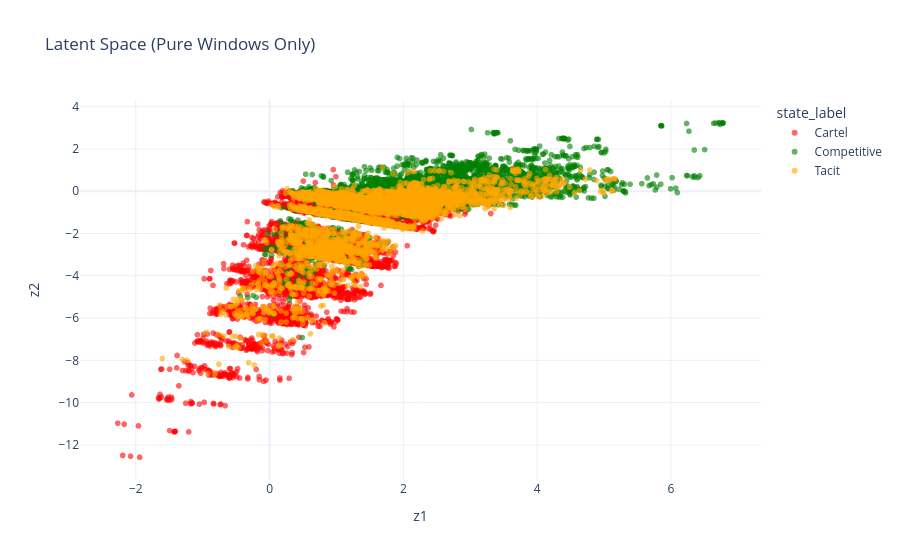

Here is the notebook cell this chart was saved with:
### Code cell
#plotting embedding
# Focus on pure windows only for clarity
pure = validation_df[validation_df["is_pure_80"] == 1].copy()

# Map state labels for readability
state_map = {0: "Competitive", 1: "Tacit", 2: "Cartel"}
pure["state_label"] = pure["state_mode"].map(state_map)

fig = px.scatter(
    pure,
    x="z1",
    y="z2",
    color="state_label",
    color_discrete_map={
        "Competitive": "green",
        "Tacit": "orange",
        "Cartel": "red",
    },
    title="Latent Space (Pure Windows Only)",
    opacity=0.6
)

fig.update_layout(template="plotly_white")
fig.show()

### Figure 1 — Plotly figure (JSON) as saved in the notebook; plotly's stock layout.template omitted (floating-point values rounded to 4 significant figures; data arrays with more than 128 entries replaced by an {"elided": "..."} marker saying what was removed)
{"data": [{"hovertemplate": "state_label=Cartel<br>z1=%{x}<br>z2=%{y}<extra></extra>", "legendgroup": "Cartel", "marker": {"color": "red", "opacity": 0.6, "symbol": "circle"}, "mode": "markers", "name": "Cartel", "showlegend": true, "type": "scattergl", "x": {"elided": "9121 float values"}, "xaxis": "x", "y": {"elided": "9121 float values"}, "yaxis": "y"}, {"hovertemplate": "state_label=Competitive<br>z1=%{x}<br>z2=%{y}<extra></extra>", "legendgroup": "Competitive", "marker": {"color": "green", "opacity": 0.6, "symbol": "circle"}, "mode": "markers", "name": "Competitive", "showlegend": true, "type": "scattergl", "x": {"elided": "5508 float values"}, "xaxis": "x", "y": {"elided": "5508 float values"}, "yaxis": "y"}, {"hovertemplate": "state_label=Tacit<br>z1=%{x}<br>z2=%{y}<extra></extra>", "legendgroup": "Tacit", "marker": {"color": "orange", "opacity": 0.6, "symbol": "circle"}, "mode": "markers", "name": "Tacit", "showlegend": true, "type": "scattergl", "x": {"elided": "5380 float values"}, "xaxis": "x", "y": {"elided": "5380 float values"}, "yaxis": "y"}], "layout": {"legend": {"title": {"text": "state_label"}, "tracegroupgap": 0}, "title": {"text": "Latent Space (Pure Windows Only)"}, "xaxis": {"anchor": "y", "domain": [0, 1], "title": {"text": "z1"}}, "yaxis": {"anchor": "x", "domain": [0, 1], "title": {"text": "z2"}}}}
